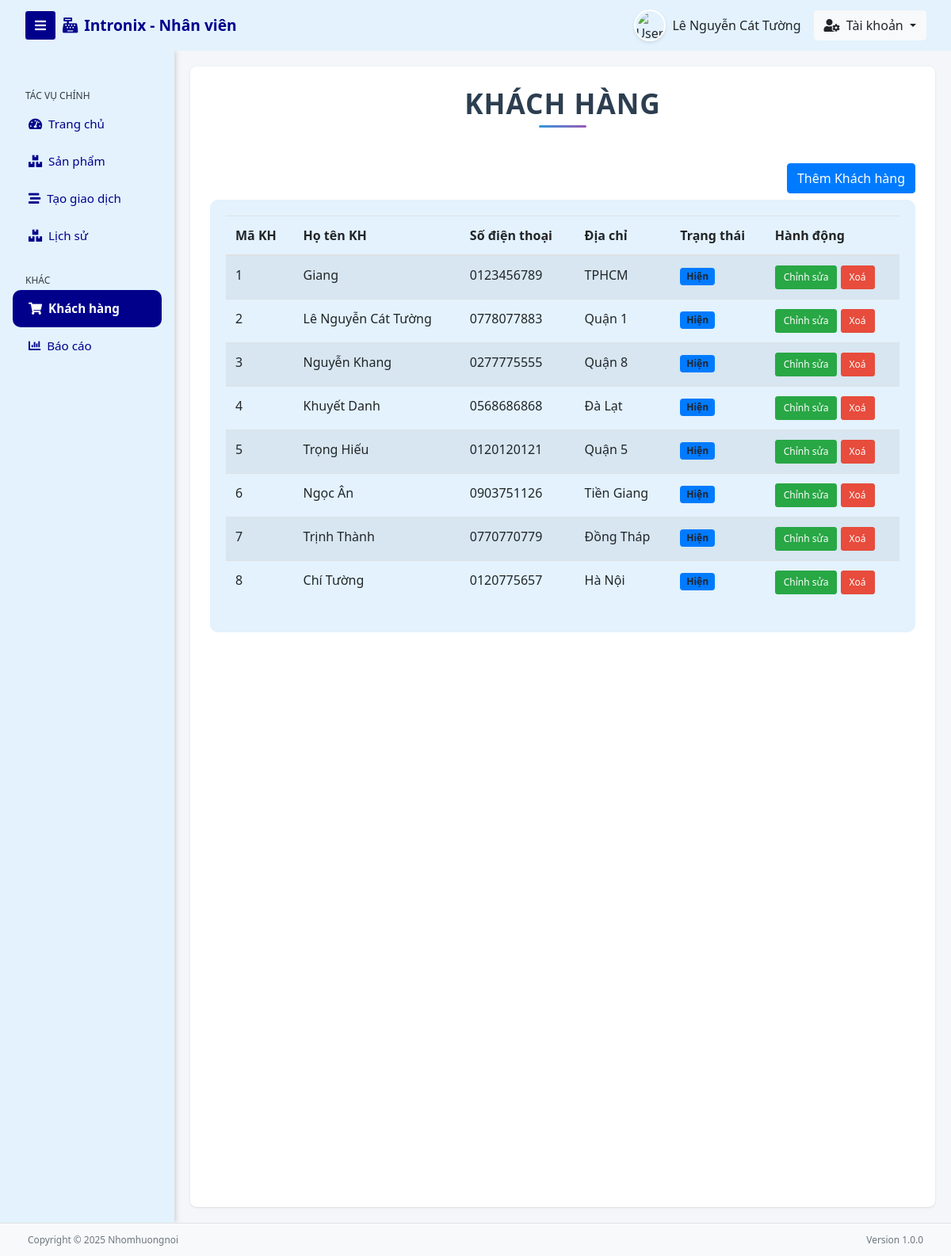
The page /nhomhuongnoi/source/index.php?url=saler/customer (signed in) on the database its author committed.
### tables this page shows
CREATE TABLE `nhanvien` (
  `ANHDAIDIEN` varchar(255) DEFAULT NULL,
  `MANV` varchar(255) NOT NULL,
  `HOTEN` varchar(255) DEFAULT NULL,
  `EMAIL` varchar(255) DEFAULT NULL,
  `TENDANGNHAP` varchar(255) DEFAULT NULL,
  `MATKHAU` varchar(255) NOT NULL DEFAULT '52300266',
  `SDT` varchar(10) DEFAULT NULL,
  `LOAI` enum('Admin','Staff') DEFAULT 'Staff',
  `TRANGTHAI` enum('Locked','Unlocked') DEFAULT 'Unlocked',
  `NHANVIENMOI` tinyint(1) DEFAULT NULL,
  `TOKEN_DANGNHAP` varchar(255) DEFAULT NULL,
  `TOKEN_HETHAN` datetime DEFAULT NULL
);

CREATE TABLE `khachhang` (
  `MAKH` int(11) NOT NULL,
  `HOTEN` varchar(255) DEFAULT NULL,
  `SDT` varchar(10) DEFAULT NULL,
  `DIACHI` varchar(255) DEFAULT NULL,
  `TRANGTHAI` varchar(10) DEFAULT '0'
);

### backend/controllers/saler.php (called while the page is built, shortened)
<?php
class saler extends control {
    public function customer() {
        $this->render('customer', []);
    }
}
?>

### backend/core/app.php (called while the page is built, shortened)
<?php
class App {
    protected $action = DEFAULT_ACTION;
    public function __construct() {
        $arr = $this->UrlProcess();
        if (isset($arr[0]) && file_exists("./backend/controllers/" . $arr[0] . ".php")) {
            unset($arr[0]);
        }
        $this->controller = new $this->controller;
        if (isset($arr[1])) {
            if (method_exists($this->controller, $arr[1])) {
                $this->action = $arr[1];
            }
            unset($arr[1]);
        }
        $this->params = $arr ? array_values($arr) : [];
        call_user_func_array([$this->controller, $this->action], $this->params);
    }
    private function UrlProcess() {
        if (isset($_GET["url"])) {
            $arr = explode("/", filter_var(trim($_GET["url"], "/")));
            return $arr;
        }
        return [];
    }
}
?>

### backend/bridge.php (called while the page is built, shortened)
<?php
require_once "./backend/core/app.php";
require_once "./backend/core/control.php";
require_once "./backend/core/db.php";
$app = new App();
?>

### index.php (called while the page is built, shortened)
<?php
    require_once "./backend/bridge.php";
?>

### backend/core/function.php (called while the page is built, shortened)
<?php
require_once('DB.php');
$db = new DB();
$con = $db->con;
function validate($inputData){
    global $con;
    $validateData = mysqli_real_escape_string($con, trim($inputData));
    return $validateData;
}
function getAll($tableName, $status = NULL){
    global $con;
    $table = validate($tableName);
    $status = validate($status);
    $query = "SELECT * FROM $table";
    return mysqli_query($con, $query);
}
?>

### backend/core/DB.php (called while the page is built, shortened)
<?php
class DB{
    function __construct(){
        $this->con = mysqli_connect(DB_HOST, DB_USER, DB_PASS, DB_NAME);
    }
}
?>

### backend/models/infoModel.php (called while the page is built, shortened)
<?php
class infoModel extends DB {
    public function getUserByUsername($username) {
        $sql = "SELECT * FROM nhanvien WHERE TENDANGNHAP = ?";
        $stmt = $this->con->prepare($sql);
        $stmt->bind_param("s", $username);
        $stmt->execute();
        $result = $stmt->get_result();
        $user = $result->fetch_assoc();
        if (empty($user['ANHDAIDIEN'])) {
            $user['ANHDAIDIEN'] = 'frontend/images/anhdaidien/defaultAvatar.jpg';
        }
        return $user;
    }
}

### backend/views/saler/customer.php (the view, shortened to what this page needs)
<?php
    include('backend/core/function.php');
?>
<section class="content-header">
    <h3>Khách hàng</h3>
</section>
    <div class="d-flex justify-content-end">
        <h4 class="mb-8">
            <a href="saler/customer_create" class="btn btn-primary float-end">Thêm Khách hàng</a>
        </h4>
    </div>
    <div class="card-body">
        <?php
        $customer = getAll('khachhang');
        if(mysqli_num_rows($customer) > 0){
            ?>
            <div class="table-responsive">
                <table class="table table-striped table-bodered">
                    <thead>
                        <tr>
                            <th>Mã KH</th>
                            <th>Họ tên KH</th>
                            <th>Số điện thoại</th>
                            <th>Địa chỉ</th>
                            <th>Trạng thái</th>
                            <th>Hành động</th>
                        </tr>
                    </thead>
                    <tbody>
                        <?php foreach($customer as $item): ?>
                        <tr>
                            <td><?= $item['MAKH'] ?></td>
                            <td><?= $item['HOTEN'] ?></td>
                            <td><?= $item['SDT'] ?></td>
                            <td><?= $item['DIACHI'] ?></td>
                            <td>
                                <?php
                                    if($item['TRANGTHAI']==1){
                                        echo '<span class="badge bg-danger">Ẩn</span>';
                                    } else {
                                        echo '<span class="badge bg-primary">Hiện</span>';
                                    }
                                ?>
                            </td>
                            <td>
                                <a href="saler/customer_edit?id=<?=$item['MAKH'];?>" class="btn btn-success btn-sm">Chỉnh sửa</a>
                                <a
                                    href="saler/customer_delete?id=<?=$item['MAKH'];?>"
                                    class="btn btn-danger btn-sm"
                                    onclick="return comfirm('Bạn có chắc là bạn muốn xóa dữ liệu này')"
                                    >
                                    Xoá
                                </a>
                            </td>
                        </tr>
                        <?php endforeach; ?>
                    </tbody>
                </table>
            </div>
            <?php
            }
            else
            {
                ?>
                    <h4 class="mb-8">Không tìm thấy bản ghi nào</h4>
                <?php
            }
        ?>
    </div>
<section class="content">
</section>
<link rel="stylesheet" href="frontend/css/admin.css">
<link rel="stylesheet" href="https://cdnjs.cloudflare.com/ajax/libs/font-awesome/5.15.4/css/all.min.css">

### backend/views/includes/navbar.php (shortened to what this page needs)
<nav class="navbar navbar-expand-lg navbar-light" style="background-color: #e3f2fd;">
  <div class="container-fluid">
    <button class="btn btn-light mr-2" style="background-color: #00008b; color:white;" id="toggleSidebar">
      <i class="fas fa-bars"></i>
    </button>
    <a class="navbar-brand font-weight-bold  mb-0" style="color: #00008b;">
      <i class="fas fa-cash-register mr-2 " style="color: #00008b;"></i>Intronix - Nhân viên
    </a>
    <div class="ml-auto d-flex align-items-center">
      <div class="staff-info mr-3 d-flex align-items-center">
        <div class="avatar-circle mr-2">
          <?php
          $avatarPath = !empty($user['ANHDAIDIEN']) ? $user['ANHDAIDIEN'] : 'frontend/images/anhdaidien/defaultAvatar.png';
          ?>
          <img src="<?php echo $avatarPath; ?>" alt="User Avatar" class="rounded-circle" width="40" height="40" onerror="this.src='frontend/images/anhdaidien/defaultAvatar.png'">
        </div>
        <span class="text-black"><?php echo htmlspecialchars($user['HOTEN'] ?? 'Guest'); ?></span>
      </div>
      <div class="dropdown">
        <button class="btn btn-light dropdown-toggle" type="button" id="adminMenu" data-toggle="dropdown">
          <i class="fas fa-user-cog mr-1"></i> Tài khoản
        </button>
      </div>
    </div>
  </div>
</nav>

### frontend/css/header.css (style rules this page uses)
:root { --sidebar-width: 220px; --primary-color: #00008b; --sidebar-bg:#e3f2fd; --sidebar-hover: #34495e; --text-muted: #00008b; }
.avatar-circle { width: 40px; height: 40px; border-radius: 50%; overflow: hidden; border: 2px solid #fff; box-shadow: 0 2px 4px rgba(0,0,0,0.1); }
body.admin-layout { font-family: 'Segoe UI', sans-serif; background-color: #f4f6f9; }
.navbar { padding: 0.75rem 1rem; }
.navbar-brand { font-size: 1.2rem; }

### frontend/css/admin.css (style rules this page uses)
.content-header { text-align: center; margin-bottom: 30px; position: relative; padding-bottom: 15px; }
.content-header h3 { color: #2c3e50; font-size: 2.2rem; font-weight: 700; letter-spacing: 1px; text-transform: uppercase; margin: 0; display: inline-block; position: relative; padding-bottom: 10px; }
.content-header h3:after { content: ''; position: absolute; width: 60px; height: 3px; background: linear-gradient(90deg, #3498db, #9b59b6); bottom: 0; left: 50%; transform: translateX(-50%); border-radius: 3px; }
.btn-sm { padding: 5px 10px; font-size: 12px; line-height: 1.5; border-radius: 3px; }
.btn-danger.btn-sm { background-color: #e74c3c; border-color: #e74c3c; }
.badge { padding: 5px 8px; font-size: 12px; font-weight: 600; border-radius: 4px; }

### backend/views/saler/customer.php (style rules this page uses)
.card-body { background-color: #e3f2fd; border-radius: 10px; }
.content { background-color: white; color:black; }
:root { --primary-color: #00008b; --secondary-color: #3f37c9; --accent-color: #4895ef; --text-color: #2b2d42; --light-bg: #f8f9fa; --white: #ffffff; --shadow-sm: 0 1px 3px rgba(0,0,0,0.12); --shadow-md: 0 4px 6px rgba(0,0,0,0.1); --shadow-lg: 0 10px 15px rgba(0,0,0,0.1); --transition: all 0.3s cubic-bezier(0.25, 0.8, 0.25, 1); }
.content { padding: 2rem; min-height: calc(100vh - 100px); display: flex; flex-direction: column; align-items: center; font-family: 'Segoe UI', system-ui, -apple-system, sans-serif; }

### rows shown on the page
nhanvien: HOTEN "Lê Nguyễn Cát Tường"
khachhang: MAKH "1", HOTEN "Giang", SDT "0123456789", DIACHI "TPHCM", TRANGTHAI "Hiện"
khachhang: MAKH "2", HOTEN "Lê Nguyễn Cát Tường", SDT "0778077883", DIACHI "Quận 1", TRANGTHAI "Hiện"
khachhang: MAKH "3", HOTEN "Nguyễn Khang", SDT "0277775555", DIACHI "Quận 8", TRANGTHAI "Hiện"
khachhang: MAKH "4", HOTEN "Khuyết Danh", SDT "0568686868", DIACHI "Đà Lạt", TRANGTHAI "Hiện"
khachhang: MAKH "5", HOTEN "Trọng Hiếu", SDT "0120120121", DIACHI "Quận 5", TRANGTHAI "Hiện"
khachhang: MAKH "6", HOTEN "Ngọc Ân", SDT "0903751126", DIACHI "Tiền Giang", TRANGTHAI "Hiện"
khachhang: MAKH "7", HOTEN "Trịnh Thành", SDT "0770770779", DIACHI "Đồng Tháp", TRANGTHAI "Hiện"
khachhang: MAKH "8", HOTEN "Chí Tường", SDT "0120775657", DIACHI "Hà Nội", TRANGTHAI "Hiện"
